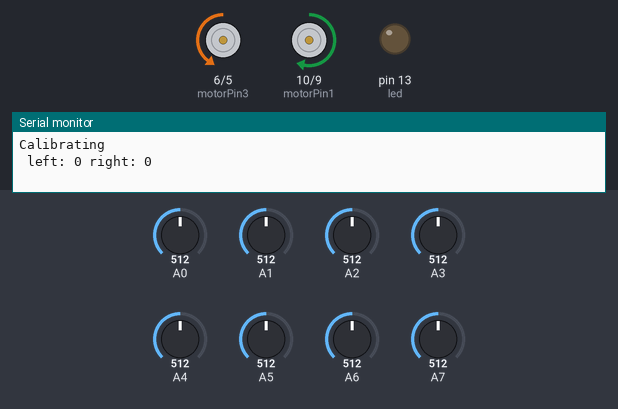
The sketch below on a simulated Arduino Uno, built with avr-gcc and run on an emulated ATmega328P. Parts: motor-driver pin pairs drawn as motors (green arrow = first pin HIGH = forward, orange = second pin HIGH = backward, longer = more drive), output pins drawn as LEDs (lit = HIGH), the last lines printed to the serial monitor. The inputs (shaded band) are chosen by the test bench; at power-on: A1 = 512, A7 = 512, A2 = 512, A3 = 512, A4 = 512, A0 = 512, A5 = 512, A6 = 512.

Above: at 6.6 s.
6.7 s: A1 set to 498
At 7.8 s:
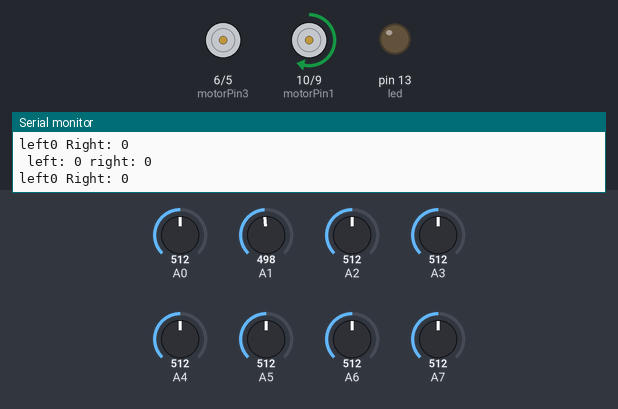
8.2 s: A7 set to 496
At 9.4 s:
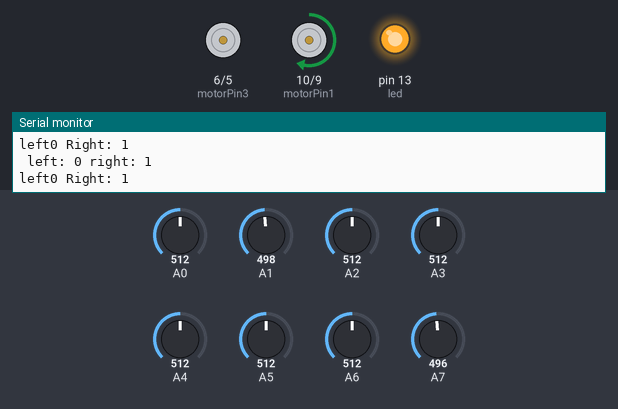
9.7 s: A2 set to 306
At 10.9 s:
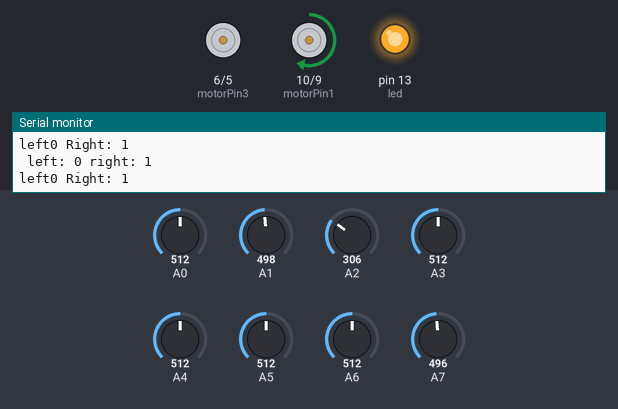
11.2 s: A3 set to 502
At 12.0 s:
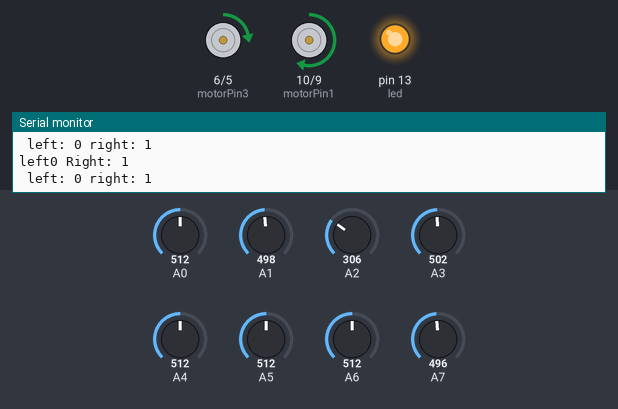
12.7 s: A4 set to 306
At 13.0 s:
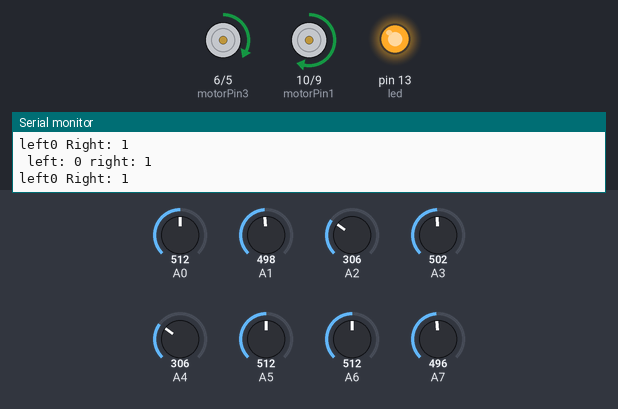
14.2 s: A7 set to 716
At 15.1 s:
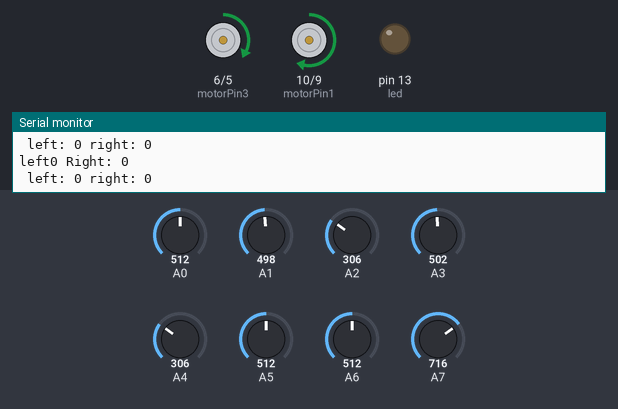
Timing chart, 0 to 16.9 s (numbered marks = the images above; inputs shaded):
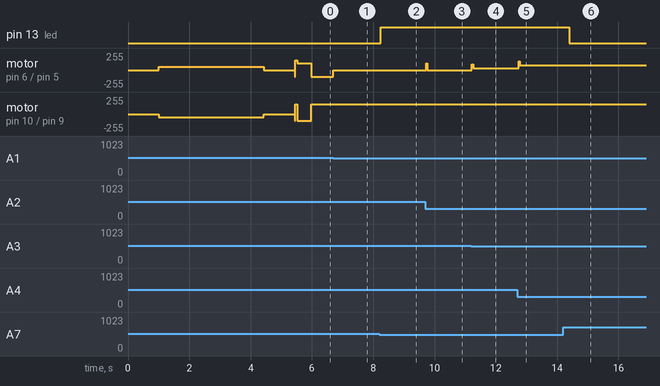

Measured:
- the behaviour switches between 512 and 511 on A1 (found by bisection; images 0 and 1)
- the behaviour switches between 512 and 511 on A7 (found by bisection; images 1 and 2)
- after the input at 6.7 s, motor on pin 6 (motorPin3) / pin 5 (motorPin4): backward 100/255 → stopped at once
- after the input at 8.2 s, pin 13 (led): LOW → HIGH after 0.05 s
- after the input at 9.7 s, motor on pin 6 (motorPin3) / pin 5 (motorPin4): stopped → forward 100/255 at once, → stopped 0.04 s later
- after the input at 11.2 s, motor on pin 6 (motorPin3) / pin 5 (motorPin4): stopped → forward 30/255 at once
- after the input at 12.7 s, motor on pin 6 (motorPin3) / pin 5 (motorPin4): forward 30/255 → forward 70/255 after 0.05 s
- after the input at 14.2 s, pin 13 (led): HIGH → LOW after 0.20 s

The sketch:

Phoenix_DRMC_finalRound_obstacleIR.ino
```cpp
#define sensorNum 8          //always even


#define linegapSpeed 255
int maxSpeed = 150; //180  //180 //200
int sSpeed = 150;

int blackLimit[sensorNum];
int digitalReading[sensorNum];

const int motorPin1=10,motorPin2=9;        //right motor
const int motorPin3=6,motorPin4=5;       //left motor
const int initIR=0;

float error, prevError=0;
float mappedValue, targetValue = 7;


int frontDistance = 1000;
int frontTrig = 2;
int frontEcho = 3;

float safety=0.35;
int bDelay = 25;
float kp=40;   //26.7G //26        //38 //37  //39                //45 IF DOESN'T WORK
float kd=60;  //57.3  //50G //50    //67             //70  //42 //87

float agg_kp = 26.7;
float agg_kd = 57.3;

int rotationSpeed=100;
int gCount = 0;
int motorResponse;
float correction;

int leftSpeed,rightSpeed;

float lastAct;
int time=5;

int allBlack=0;
int leftBlack=0;
int rightBlack=0;

int blackSurfaceKey = 0;

int frontIR= 12;                      //change
int leftIR=2;                          //change
int rightIR=3;                         //change

int sonarTimer=0;
int sonarActive=0;

int led = 13;
int prev, curr, diff;
int danceDelay = 500;
int gapDelay = 1500;
int obsKey = 0;

int left=0,right=0;
int preLeft=0, preRight=0;

int contiBlack = 0;
int stopTrigger = 3 ; //2
int startTrigger = 3;
int extremeCounter = 0;
int extremeTrigger = 3;
int preExtremeCounter = 0;
int preExtremeTrigger = 3;


int aggressiveCounter = 0;
int aggressiveTrigger = 250 ;

void setup()
{
  //initialize IR pins
  for(int i = initIR; i < sensorNum; i++)          //A0 is leftmost Ir
  {
    pinMode(A0 + i, INPUT);
  }

  pinMode(frontIR,INPUT);
  pinMode(rightIR,INPUT);
  pinMode(leftIR,INPUT);

  pinMode(led, OUTPUT);

  pinMode(frontTrig, OUTPUT);
  pinMode(frontEcho, INPUT);


  //initialize motor pins
  pinMode(motorPin1, OUTPUT);
  pinMode(motorPin2, OUTPUT);
  pinMode(motorPin3, OUTPUT);
  pinMode(motorPin4, OUTPUT);
  delay(1000);
  Serial.begin(9600);

  Serial.println("Calibrating");
  calibration();


}


void loop()
{

//led code
if(!left && !right)
 digitalWrite(led, LOW);
else
  digitalWrite(led, HIGH);


if(aggressiveCounter > aggressiveTrigger)
{
  kp = agg_kp;
  kd = agg_kd;
  maxSpeed = 180;
  bDelay = 75;
}


//obstacle code

if(obsKey == 1)
{
  if(digitalRead(frontIR) == 0)
  {
    motor(-sSpeed, -sSpeed);
    delay(300);
    leftCurveRun();
    maxSpeed = 180;
    sSpeed= 150;
    obsKey = 0;
  }


//  obstacleSonar();


}


sensorMapping();
Serial.print(" ");
if(stopTrigger < contiBlack)
{
  while(allBlack == 1) {brake(); startTrigger = 0; sensorMapping();}
   //if(mappedValue == 100) {delay(100); sensorMapping(); if(mappedValue == 100) brake();}
}

for(int i = 0; i < sensorNum; i++)
{
  //Serial.print(analogRead(A0+i));
  /*if(analogRead(A0+i)<blackLimit[i])
     Serial.print("1");
  else
     Serial.print("0");
  Serial.print(" ");*/
}

  Serial.print("left: ");
  Serial.print(left);
  Serial.print(" right: ");
  Serial.print(right);
  Serial.println();
 /*
  while(!digitalRead(frontIRpin))    // if reading 0 object is close
  {
  	brake();
  }
 */

//inverse run
if(blackSurfaceKey==1)
{
  motor(maxSpeed,maxSpeed);
  delay(200);
  brake();
  sensorMapping();
  while( gCount > 3  )
  {
    blackSensorMapping();
    pid();
    motor(leftSpeed,rightSpeed);
    sensorMapping();

  }
  brake();
  delay(200);

  obsKey = 1;
  maxSpeed = 130;
  sSpeed = 120;
}


  if(mappedValue!=100 || (contiBlack > stopTrigger && allBlack == 1))     // add conditions
    {
      pid();
      motor(leftSpeed,rightSpeed);

    }
  else                                 // all white
    {
        brake();
        //delay(10);
        //delayMicroseconds();
        //dronzer stop
        motor(-100,-100);
        delay(bDelay);

        if((left==1)&&(right==0))
        {
          ACRotate(rotationSpeed);
          while(mappedValue==100) sensorMapping();
          while(digitalReading[initIR+2]!=1)
          {
            sensorMapping();
          pid();
          motor(leftSpeed,rightSpeed);
          }
           left=0;                                     //changed
        }
        else if((right==1)&&(left==0))
        {
          CRotate(rotationSpeed);
          while(mappedValue==100) sensorMapping();
          while(digitalReading[sensorNum-3]!=1)
          {
            sensorMapping();
          pid();
          motor(leftSpeed,rightSpeed);
          }
          right=0;                                     //changed
        }
        else
        {
          if((preLeft==1)&&(preRight==0))
        {
          digitalWrite(led, HIGH);
          ACRotate(rotationSpeed);
          while(mappedValue==100) sensorMapping();
          while(digitalReading[initIR+2]!=1)
          {
            sensorMapping();
          pid();
          motor(leftSpeed,rightSpeed);
          }
           left=0;                                     //changed
        }
        else if((preRight==1)&&(preLeft==0))
        {
          digitalWrite(led, HIGH);
          CRotate(rotationSpeed);
          while(mappedValue==100) sensorMapping();
          while(digitalReading[sensorNum-3]!=1)
          {
            sensorMapping();
          pid();
          motor(leftSpeed,rightSpeed);
          }
          right=0;                                     //changed
        }

          else
          {
          forwardDance();
          }
        }


    }
      Serial.print("left");
      Serial.print(left);
      Serial.print(" Right: ");
      Serial.print(right);

Serial.println();
}


void sensorMapping()
{
int sum=0,coun=0;
gCount = 0;


 for (int i = initIR; i <sensorNum; i++)
  {
    if (analogRead(A0+i) < blackLimit[i])              //A0 is leftmost IR
     {
      if(i > 0 && i < 7)
      {
        sum += i*2;
        coun++;
      }
      gCount++;
      digitalReading[i]=1;
    }
    else digitalReading[i]=0;
  }


   //if((left==1)&&(right==1)) insideLoop=1;             //loop detection

   if(coun!=0){
  mappedValue = sum / coun;
   }
   else mappedValue=100;         //all White detection


    //reset corner IRs
  if(extremeCounter > extremeTrigger)
  {
    left = 0;
    right = 0;
  }

  //reset secondary corner IRs
  if(preExtremeCounter > preExtremeTrigger)
   {
     preLeft = 0;
     preRight = 0;
   }
  if(digitalReading[0]||digitalReading[sensorNum-1])  //if left or right gives black saves their value
   {
     left=digitalReading[0];
     right=digitalReading[sensorNum-1];
     extremeCounter = 0; //reset counter
   }

   else
   {
     if(mappedValue != 100)
     extremeCounter++;
   }

   if(digitalReading[1] || digitalReading[sensorNum-2])
   {
     preLeft = digitalReading[1];
     preRight = digitalReading[sensorNum-2];
     preExtremeCounter = 0;
   }

   else
   {
     if(mappedValue != 100)
     preExtremeCounter++;
   }

   if(coun==sensorNum - 2)
   {
    contiBlack++;

   allBlack=1;


   }
   else if(startTrigger == 0 && mappedValue != 7 && coun != sensorNum)
   {
    allBlack = 1;
   }

    else
    {
    allBlack=0;
    contiBlack = 0;
    }

  //inverse detection
  if ( digitalReading[0]==1 && digitalReading[1]==1 && digitalReading[6]==1 && digitalReading[7]==1 && (digitalReading[3]==0 || digitalReading[4]==0) )
  {
    blackSurfaceKey = 1;
  }
  else
  {
    blackSurfaceKey = 0;
  }


}

void blackSensorMapping()
{
  int sum=0,pidDetect=0, stopDetect=0;
   for (int i = 0; i <sensorNum; i++)
  {

    if (analogRead(A0+i) > blackLimit[i])
     {

      if(i>1 && i<6)
      {sum += i*2; pidDetect++;}

     }
   }

   if(pidDetect!=0){
    mappedValue = sum / pidDetect;
   }
   else mappedValue=100;
}


void pid()
{

  error=targetValue-mappedValue;
  correction=(kp*error)+(kd*(error-prevError));
  prevError=error;
  motorResponse=(int)correction;

 if(motorResponse>maxSpeed) motorResponse=maxSpeed;

if(motorResponse<-maxSpeed) motorResponse=-maxSpeed;

   if(motorResponse>0)
  {
    rightSpeed=maxSpeed;
    leftSpeed=maxSpeed-motorResponse;
  }
  else if(motorResponse<0)
  {
    rightSpeed=maxSpeed+ motorResponse;
    leftSpeed=maxSpeed;
  }
  //non aggressive straight
  else
  {
    rightSpeed= sSpeed;
    leftSpeed= sSpeed;
  }

}


void motor(int left, int right)
{

  if(right>0)
  {
  analogWrite(motorPin1,right);
  analogWrite(motorPin2,0);
  }
  else
  {
    analogWrite(motorPin1,0);
    analogWrite(motorPin2,-right);
  }

  if(left>0)
  {
  analogWrite(motorPin3,left);
  analogWrite(motorPin4,0);
  }
  else
  {
   analogWrite(motorPin3,0);
   analogWrite(motorPin4,-left);
  }

 }

void CRotate(int rotateSpeed)
{
  analogWrite(motorPin1,0);
  analogWrite(motorPin2, rotateSpeed);
  analogWrite(motorPin3, rotateSpeed);
  analogWrite(motorPin4,0);

}

void ACRotate(int rotateSpeed)
{
  analogWrite(motorPin1,rotateSpeed);
  analogWrite(motorPin2, 0);
  analogWrite(motorPin3, 0);
  analogWrite(motorPin4,rotateSpeed);

}

void brake(void)
{
  analogWrite(motorPin1, 0);
  analogWrite(motorPin2, 0);
  analogWrite(motorPin3, 0);
  analogWrite(motorPin4, 0);
}


void forwardDance(void)
{

int loopCounter = (int) (danceDelay / diff);
int gapSearch = (int) (gapDelay/diff);

  for(int i = gapSearch; i > 0; i--)
  {
    motor(150,150);

    if(mappedValue != 100)
    {
      pid();
      motor(leftSpeed, rightSpeed);
      return;
    }

  }


  for(int i = loopCounter; i > 0; i--)
  {

  CRotate(rotationSpeed);
  sensorMapping();

   if(mappedValue != 100)
   {
    pid();
    motor(leftSpeed, rightSpeed);
    return;
   }

  }

  while(1)
  {
  ACRotate(rotationSpeed);
  sensorMapping();

   if(mappedValue != 100)
   {
    pid();
    motor(leftSpeed, rightSpeed);
    return;
   }

  }

}


long mstocm(long microseconds)
{

  return (microseconds*346.3)/2/10000;
}

// variables used triggered time oldTime interruptVariable distance

long trigger(int trigPin,int echoPin)
{
  unsigned long oldTime;
  unsigned long time;
  unsigned long timeLimit=2000;

  digitalWrite(echoPin,LOW);
  digitalWrite(trigPin, LOW);
  delayMicroseconds(2);
  digitalWrite(trigPin, HIGH);
  delayMicroseconds(10);
  digitalWrite(trigPin, LOW);


  while(digitalRead(echoPin)==LOW);

  oldTime=micros();
  while(digitalRead(echoPin)==HIGH&&(micros()-oldTime<timeLimit));
  time=micros()-oldTime;


  long distance =  mstocm(time);

  Serial.print(" trigger Time: ");
  //Serial.println(distance);

  return distance;
}

void triggerSonars()
{
  Serial.println("trigger start");
  int sonarDelay=10;  //use 50 if 50 works fine


  if(millis()-sonarTimer<sonarDelay)
   delay(sonarDelay-millis()-sonarTimer);

  frontDistance=trigger(frontTrig,frontEcho);


  sonarTimer=millis();
  Serial.println("trigger end");
}


//inverse code

void inverseRun(void)
{
      if(digitalReading[0] == 1 && (digitalReading[3] == 0 || digitalReading[4] == 0) && digitalReading[7] == 1)
    {
      do
      {
        motor(sSpeed, sSpeed);
        sensorMapping();
      } while(gCount < 4);

      pid();
      motor(leftSpeed, rightSpeed);

    }
}

void inverseRun2(void)
{
      if(digitalReading[0] == 1 && digitalReading[1] == 1 &&  (digitalReading[3] == 0 || digitalReading[4] == 0) && digitalReading[6] == 1 && digitalReading[7] == 1)
    {
      do
      {
        motor(sSpeed, sSpeed);
        sensorMapping();
      } while(gCount < 4);

      pid();
      motor(leftSpeed, rightSpeed);

    }
}


void inverseRun2Key(void)
{
      if(digitalReading[0] == 1 && digitalReading[1] == 1 &&  (digitalReading[3] == 0 || digitalReading[4] == 0) && digitalReading[6] == 1 && digitalReading[7] == 1)
    {
      do
      {
        motor(sSpeed, sSpeed);
        sensorMapping();
      } while(gCount < 4);

      pid();
      motor(leftSpeed, rightSpeed);

    }

    obsKey = 1;
}

//curve run

void leftCurveRun()
{
  motor(-100,-100);
  delay(200);
  ACRotate(rotationSpeed);
  delay(130);
  motor(200,130);
  delay(500);
  sensorMapping();
  while(mappedValue==100)
  {
    motor(200,130);
    sensorMapping();
  }
}

void rightCurveRun()
{
  motor(-100,-100);
  delay(200);
  CRotate(rotationSpeed);
  delay(130);
  motor(130,200);
  delay(500);
  sensorMapping();
  while(mappedValue==100)
  {
    motor(130,200);
    sensorMapping();
  }
}


void obstacleSonar(void)
{
 if(obsKey==1)
{

  triggerSonars();

  //if (frontDistance<20 && frontDistance!=0)
  //{
  //  Serial.println("Leftsonar got reading");
  //  brake();
  //  delay(500);
  //  curveRun();
  //  triggerSonars();
  //
  //}

  if (frontDistance<20 && frontDistance >5)
  {
    sonarActive = 1;
    brake();
    delay(50);
    for(int i=0;i<3;i++)
    {
      delay(10);
      triggerSonars();
      if ( frontDistance>20 )
      {
        sonarActive=0;
      }

    }

    if(sonarActive==1)
    {
    motor(-sSpeed, -sSpeed);
    delay(300);
    leftCurveRun();
    maxSpeed = 180;
    sSpeed= 150;
    obsKey = 0;
    }
    else
    {
      sensorMapping();
      pid();
      motor(leftSpeed,rightSpeed);
    }

  }
}
}


 //auto calibration
void calibration()
{
  CRotate(50);
  float upSum = 0,lowSum = 0;
  int sensorArray[sensorNum][2];

  for(int i = initIR; i < sensorNum; i++)
    {
      sensorArray[i][0] = analogRead(A0+i);
      sensorArray[i][1] = analogRead(A0+i);
    }


  int loopCounter = (int)(time * 1000 / 2.5);
  while(loopCounter)
  {
    for(int i = initIR; i < sensorNum; i++)
    {
      if(analogRead(A0+i)<sensorArray[i][0]) sensorArray[i][0]=analogRead(A0+i);
      if(analogRead(A0+i)>sensorArray[i][1]) sensorArray[i][1]=analogRead(A0+i);
    }
  loopCounter--;

  }

 for(int i=initIR; i < sensorNum; i++)
  blackLimit[i] = (int)(sensorArray[i][0] + safety * (sensorArray[i][1] - sensorArray[i][0]));

  prev = millis();
  sensorMapping ();
  curr= millis();
  diff = curr - prev;

  brake();
  delay(1000);

}
```
